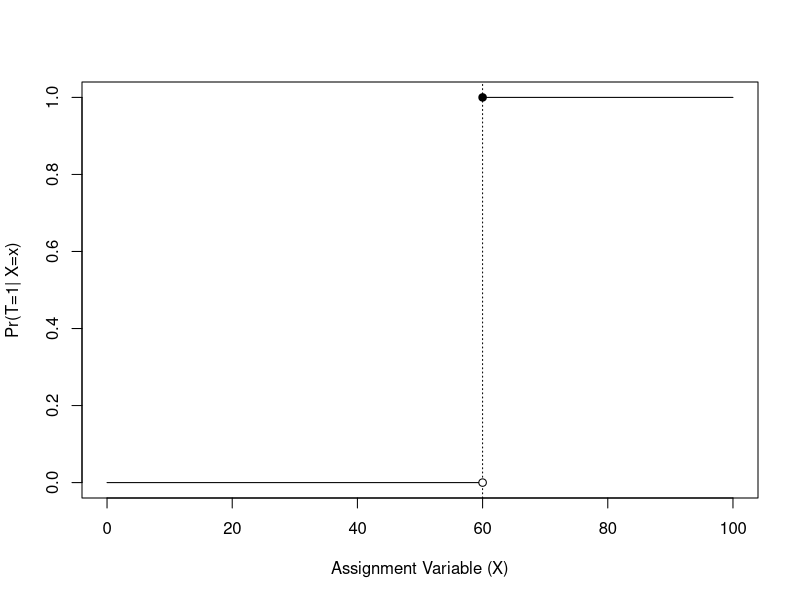
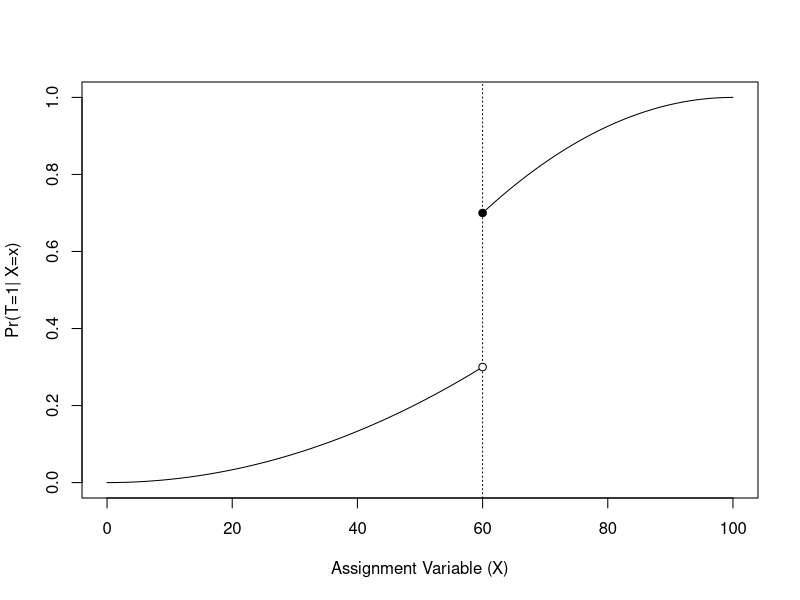
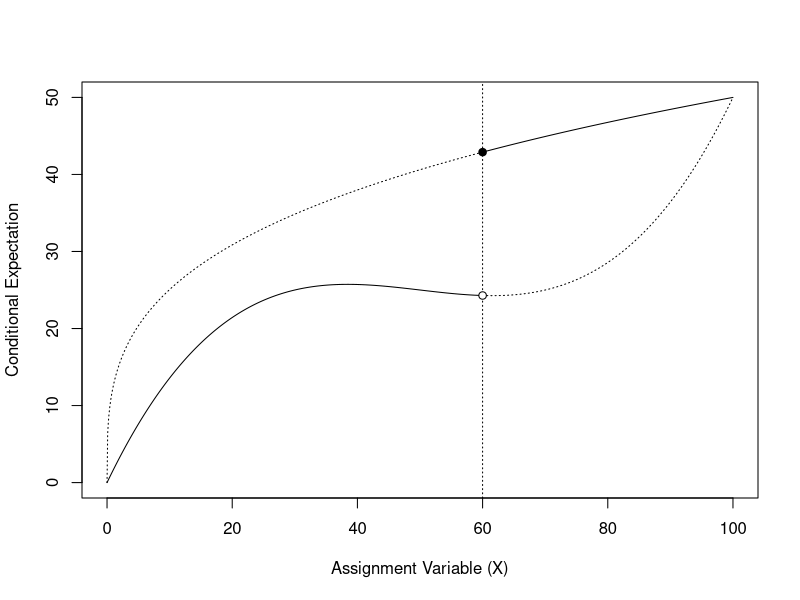
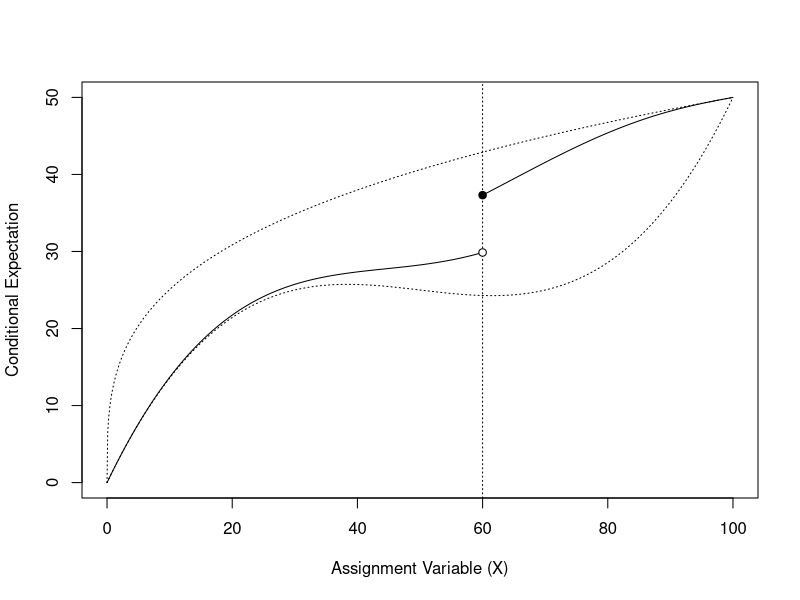

Here is the R script that generated these plots, in order:
# An Exemplary Treatment Assignment Probability and Conditional Expectations of the Potential/Observed Outcomes for SRD and FRD
cutoff = 60 # cutoff is set to be 60
# Treatment Assignment Probability Function in SRD design
# X varies from 0 to 100
x_0 = seq(from=0, to=cutoff, by=0.1) 
x_1 = seq(from=cutoff, to=100, by=0.1)
x = seq(from=0, to=100, by=0.1)

# Function values in SRD design
y_srd_0 = rep(0, length(x_0))
y_srd_1 = rep(1, length(x_1))

# The graph of Pr(T=1|X=x) in SRD design
plot(1, type="n", xlab="Assignment Variable (X)", ylab="Pr(T=1| X=x)", xlim=c(0, 100), ylim=c(0, 1))
lines(x_0, y_srd_0, lwd=1)
lines(x_1, y_srd_1, lwd=1)
abline(v=cutoff, lty="dotted")
points(60, 0, pch=21, bg='white')
points(60, 1, pch=19)

# Treatment Assignment Probability Function in FRD design
# Function values in FRD design
y_frd_0 = (0.3/3600)*x_0^2
y_frd_1 = 1 - (0.3/1600)*(x_1 - 100)^2

# The graph of Pr(T=1|X=x) in FRD design
plot(1, type="n", xlab="Assignment Variable (X)", ylab="Pr(T=1| X=x)", xlim=c(0, 100), ylim=c(0, 1))
lines(x_0, y_frd_0)
lines(x_1, y_frd_1)
abline(v=cutoff, lty="dotted")
points(60, y_frd_0[601], pch=21, bg='white')
points(60, y_frd_1[1], pch=19)

# E[Y(1)|X=x], and E[Y(0)|X=x] in a whole domain
Y_1 = (50/(100^0.3))*(x^0.3)
Y_0 = (25/(30*50*70))*(x-50)*(x-30)*(x-70)+25

# The graph of E[Y|X=x] in SRD design
plot(1, type="n", xlab="Assignment Variable (X)", ylab="Conditional Expectation", xlim=c(0, 100), ylim=c(0, 50))
mu_x_0 = (50/(100^0.3))*(x_0^0.3)*y_srd_0 + ((25/(30*50*70))*(x_0-50)*(x_0-30)*(x_0-70)+25)*(1-y_srd_0)
mu_x_1 = (50/(100^0.3))*(x_1^0.3)*y_srd_1 + ((25/(30*50*70))*(x_1-50)*(x_1-30)*(x_1-70)+25)*(1-y_srd_1)
lines(x_0, mu_x_0, lwd=1)
lines(x_1, mu_x_1, lwd=1)
abline(v=cutoff, lty="dotted")

# The graphs of E[Y(1)|X=x], and E[Y(0)|X=x] are drawn with dotted curves (Counterfactuals in SRD design)
lines(x_1, Y_0[601:1001], lty='dotted', lwd=1)
lines(x_0, Y_1[1:601], lty='dotted', lwd=1)

points(60, mu_x_0[601], pch=21, bg='white')
points(60, mu_x_1[1], pch=19)

# The graph of E[Y|X=x] in FRD design
plot(1, type="n", xlab="Assignment Variable (X)", ylab="Conditional Expectation", xlim=c(0, 100), ylim=c(0, 50))
mu_x_0 = (50/(100^0.3))*(x_0^0.3)*y_frd_0 + ((25/(30*50*70))*(x_0-50)*(x_0-30)*(x_0-70)+25)*(1-y_frd_0)
mu_x_1 = (50/(100^0.3))*(x_1^0.3)*y_frd_1 + ((25/(30*50*70))*(x_1-50)*(x_1-30)*(x_1-70)+25)*(1-y_frd_1)
lines(x_0, mu_x_0, lwd=1)
lines(x_1, mu_x_1, lwd=1)
abline(v=cutoff, lty="dotted")

points(60, mu_x_0[601], pch=21, bg='white')
points(60, mu_x_1[1], pch=19)

# The graphs of E[Y(1)|X=x], and E[Y(0)|X=x] are drawn with dotted curves
lines(x, Y_0, lty='dotted')
lines(x, Y_1, lty='dotted')

